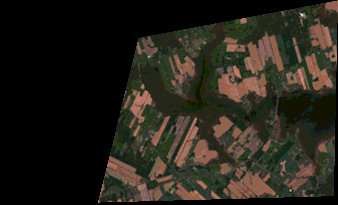
#> input picture test_region.png, 338 x 205 px
$ python main.py
#> lines starting #> are read from the running program, lines starting #| are printed output that depends on the picture; after the words box and inside, x2 and y2 are one past the last pixel; in counts of white or black regions, pixels touching at a corner belong together
# This is a sample Python script.

# Press ⌃R to execute it or replace it with your code.
# Press Double ⇧ to search everywhere for classes, files, tool windows, actions, and settings.
from PIL import Image, ImageFilter
import cv2
import numpy as np
from matplotlib import pyplot as plt


def find_outline_pillow(img):
    # Use a breakpoint in the code line below to debug your script.
    image = Image.open(img)
    image = image.filter(ImageFilter.FIND_EDGES)
    image.save('outline.png')


def find_outline_cv(img):

    # grayscale
#> called with img = 'test_region.png'
    rgb_img = cv2.imread(img)
#> rgb_img is the input picture: shape (205, 338, 3); mean B, G, R 25.1, 34.2, 37.2
    height, width, _ = rgb_img.shape
#> height = 205; width = 338
    gray_img = cv2.cvtColor(rgb_img, cv2.COLOR_BGR2GRAY)
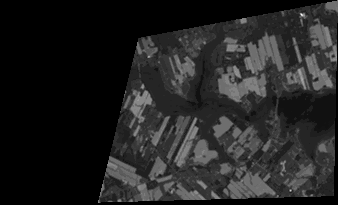
#> gray_img: shape (205, 338); min 0, max 255, mean 34.2
    cv2.imshow("image", gray_img)

    # [7 lines of commented-out code are left out]
    gray_img = 255 - gray_img
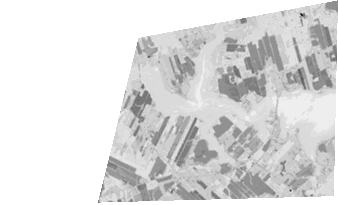
#> gray_img: shape (205, 338); min 0, max 255, mean 220.8
    cv2.imwrite('inverted.png', gray_img)
    gray_img[gray_img <= 245] = 0
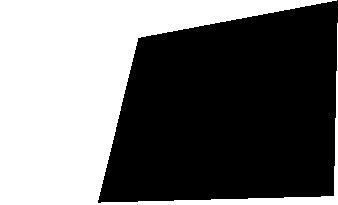
#> gray_img: shape (205, 338); 44.1% white; 1 white region, box (x1, y1, x2, y2) and area: (0, 0, 338, 205) 30545
    cv2.imwrite('inverted_blacked.png', gray_img)

    gray_img[gray_img > 10] = 255
    gray_img = 255 - gray_img

    black_padding = np.zeros((50, width))
    gray_img = np.row_stack((black_padding, gray_img))
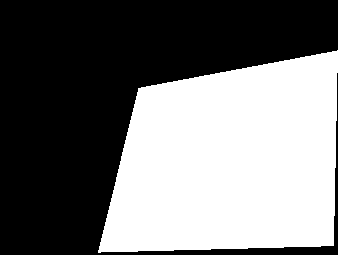
#> gray_img: shape (255, 338) float64; 45% white; 1 white region, box (x1, y1, x2, y2) and area: (98, 50, 338, 253) 38745
    cv2.imwrite('image_polygon.png', gray_img)

    # morphological closing
    kernel = np.ones((30, 30), np.uint8)
    closing = cv2.morphologyEx(gray_img, cv2.MORPH_CLOSE, kernel)
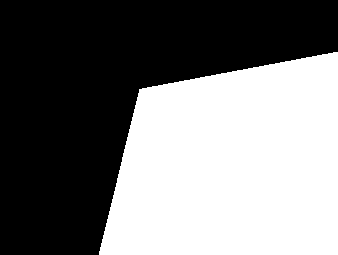
#> closing: shape (255, 338) float64; 46.5% white; 1 white region, box (x1, y1, x2, y2) and area: (99, 52, 338, 255) 40076
#> (the run stopped early here; a loop or call above may not have finished)
